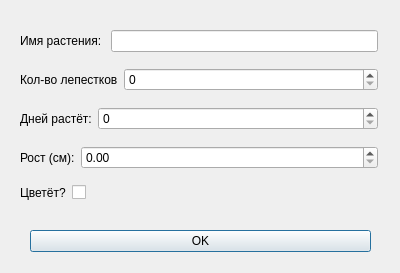
<?xml version="1.0" encoding="UTF-8"?>
<ui version="4.0">
 <class>StructInputDialog</class>
 <widget class="QDialog" name="StructInputDialog">
  <property name="geometry">
   <rect>
    <x>0</x>
    <y>0</y>
    <width>400</width>
    <height>273</height>
   </rect>
  </property>
  <property name="windowTitle">
   <string>Input Dialog</string>
  </property>
  <widget class="QDialogButtonBox" name="buttonBox">
   <property name="geometry">
    <rect>
     <x>30</x>
     <y>230</y>
     <width>341</width>
     <height>32</height>
    </rect>
   </property>
   <property name="orientation">
    <enum>Qt::Vertical</enum>
   </property>
   <property name="standardButtons">
    <set>QDialogButtonBox::Ok</set>
   </property>
  </widget>
  <widget class="QWidget" name="layoutWidget">
   <property name="geometry">
    <rect>
     <x>20</x>
     <y>20</y>
     <width>358</width>
     <height>195</height>
    </rect>
   </property>
   <layout class="QVBoxLayout" name="verticalLayout">
    <item>
     <layout class="QHBoxLayout" name="horizontalLayout">
      <item>
       <widget class="QLabel" name="label">
        <property name="text">
         <string>Имя растения: </string>
        </property>
       </widget>
      </item>
      <item>
       <widget class="QLineEdit" name="lineEdit">
        <property name="maxLength">
         <number>15</number>
        </property>
       </widget>
      </item>
     </layout>
    </item>
    <item>
     <layout class="QHBoxLayout" name="horizontalLayout_2">
      <item>
       <widget class="QLabel" name="label_2">
        <property name="sizePolicy">
         <sizepolicy hsizetype="Minimum" vsizetype="Preferred">
          <horstretch>0</horstretch>
          <verstretch>0</verstretch>
         </sizepolicy>
        </property>
        <property name="text">
         <string>Кол-во лепестков</string>
        </property>
       </widget>
      </item>
      <item>
       <widget class="QSpinBox" name="lepestCount">
        <property name="sizePolicy">
         <sizepolicy hsizetype="Expanding" vsizetype="Fixed">
          <horstretch>0</horstretch>
          <verstretch>0</verstretch>
         </sizepolicy>
        </property>
        <property name="minimum">
         <number>0</number>
        </property>
        <property name="maximum">
         <number>2000</number>
        </property>
       </widget>
      </item>
     </layout>
    </item>
    <item>
     <layout class="QHBoxLayout" name="horizontalLayout_3">
      <item>
       <widget class="QLabel" name="label_3">
        <property name="text">
         <string>Дней растёт:</string>
        </property>
       </widget>
      </item>
      <item>
       <widget class="QSpinBox" name="DaysGrows">
        <property name="sizePolicy">
         <sizepolicy hsizetype="Expanding" vsizetype="Fixed">
          <horstretch>0</horstretch>
          <verstretch>0</verstretch>
         </sizepolicy>
        </property>
        <property name="minimum">
         <number>0</number>
        </property>
        <property name="maximum">
         <number>2000</number>
        </property>
       </widget>
      </item>
     </layout>
    </item>
    <item>
     <layout class="QHBoxLayout" name="horizontalLayout_4">
      <item>
       <widget class="QLabel" name="label_4">
        <property name="sizePolicy">
         <sizepolicy hsizetype="Minimum" vsizetype="Preferred">
          <horstretch>0</horstretch>
          <verstretch>0</verstretch>
         </sizepolicy>
        </property>
        <property name="text">
         <string>Рост (см):</string>
        </property>
       </widget>
      </item>
      <item>
       <widget class="QDoubleSpinBox" name="Height">
        <property name="sizePolicy">
         <sizepolicy hsizetype="Expanding" vsizetype="Fixed">
          <horstretch>0</horstretch>
          <verstretch>0</verstretch>
         </sizepolicy>
        </property>
        <property name="maximum">
         <double>300.000000000000000</double>
        </property>
       </widget>
      </item>
     </layout>
    </item>
    <item>
     <layout class="QHBoxLayout" name="horizontalLayout_5">
      <item>
       <widget class="QLabel" name="label_5">
        <property name="sizePolicy">
         <sizepolicy hsizetype="Minimum" vsizetype="Preferred">
          <horstretch>0</horstretch>
          <verstretch>0</verstretch>
         </sizepolicy>
        </property>
        <property name="text">
         <string>Цветёт?</string>
        </property>
       </widget>
      </item>
      <item>
       <widget class="QCheckBox" name="Cvetet">
        <property name="sizePolicy">
         <sizepolicy hsizetype="Expanding" vsizetype="Fixed">
          <horstretch>0</horstretch>
          <verstretch>0</verstretch>
         </sizepolicy>
        </property>
        <property name="text">
         <string/>
        </property>
       </widget>
      </item>
     </layout>
    </item>
   </layout>
  </widget>
 </widget>
 <resources/>
 <connections>
  <connection>
   <sender>buttonBox</sender>
   <signal>accepted()</signal>
   <receiver>StructInputDialog</receiver>
   <slot>accept()</slot>
   <hints>
    <hint type="sourcelabel">
     <x>248</x>
     <y>254</y>
    </hint>
    <hint type="destinationlabel">
     <x>157</x>
     <y>274</y>
    </hint>
   </hints>
  </connection>
  <connection>
   <sender>buttonBox</sender>
   <signal>rejected()</signal>
   <receiver>StructInputDialog</receiver>
   <slot>reject()</slot>
   <hints>
    <hint type="sourcelabel">
     <x>316</x>
     <y>260</y>
    </hint>
    <hint type="destinationlabel">
     <x>286</x>
     <y>274</y>
    </hint>
   </hints>
  </connection>
 </connections>
</ui>
